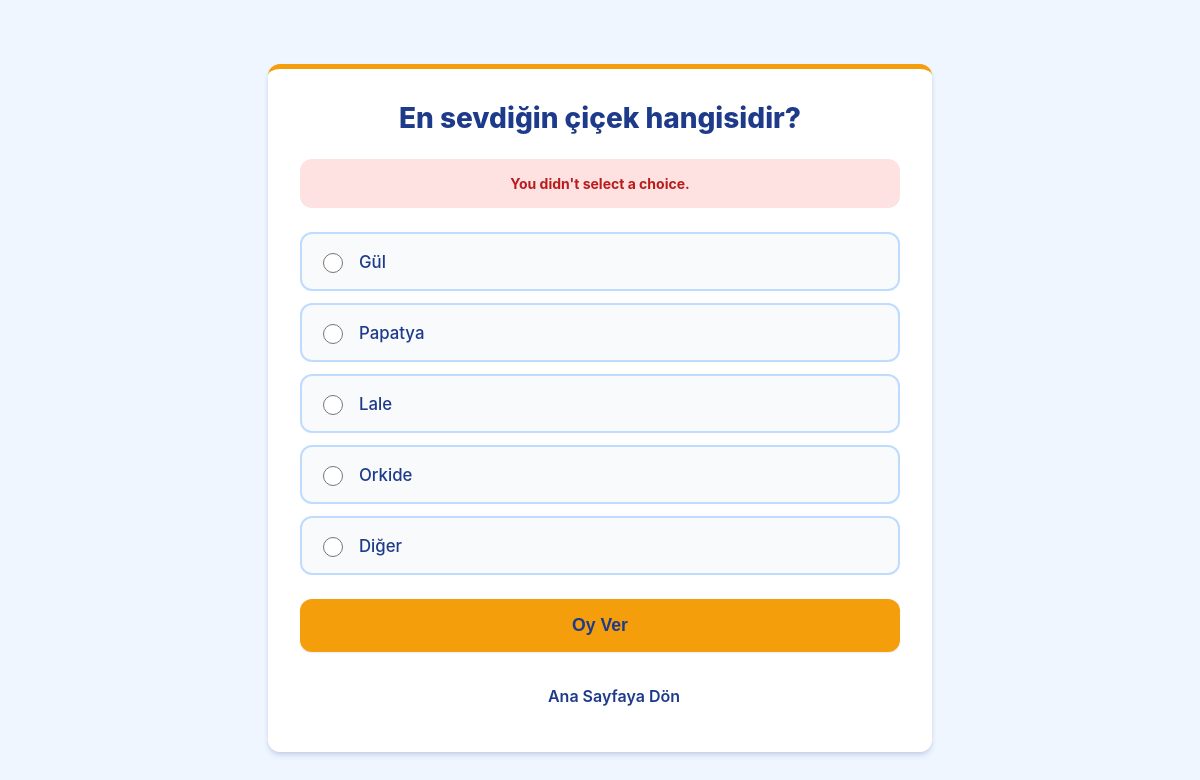
The page /polls/1/vote/ on the database its author committed.
### polls/models.py (models this page shows, shortened)
class Question(models.Model):
    question_text = models.CharField(max_length=200)
    pub_date = models.DateTimeField("date published")

class Choice(models.Model):
    question = models.ForeignKey(Question, on_delete=models.CASCADE)
    choice_text = models.CharField(max_length=200)
    votes = models.IntegerField(default=0)

### polls/views.py (the view)
# urls.py: path("<int:question_id>/vote/", views.vote, name="vote"),
def vote(request, question_id):
    question = get_object_or_404(Question, pk=question_id)
    try:
        selected_choice = question.choice_set.get(pk=request.POST["choice"])
    except (KeyError, Choice.DoesNotExist):
        return render(
            request,
            "polls/detail.html",
            {
                "question": question,
                "error_message": "You didn't select a choice.",
            },
        )
    else:
        selected_choice.votes = F("votes") + 1
        selected_choice.save()
        return HttpResponseRedirect(reverse("polls:results", args=(question.id,)))

### polls/templates/polls/detail.html (shortened to what this page needs)
{% load static %}
<!DOCTYPE html>
<html lang="tr">
<head>
    <link rel="stylesheet" href="{% static 'polls/style.css' %}">
</head>
<body>
    <div class="container">
        <h1>{{ question.question_text }}</h1>
        <form action="{% url 'polls:vote' question.id %}" method="post">
            {% if error_message %}
                <div class="error-message"><strong>{{ error_message }}</strong></div>
            {% endif %}
            <div class="choice-list">
                {% for choice in question.choice_set.all %}
                    <div class="choice-option">
                        <input type="radio" name="choice" id="choice{{ forloop.counter }}" value="{{ choice.id }}">
                        <label for="choice{{ forloop.counter }}">{{ choice.choice_text }}</label>
                    </div>
                {% endfor %}
            </div>
            <button type="submit" class="btn-submit">Oy Ver</button>
        </form>
        <br>
        <a href="{% url 'polls:index' %}" class="link-back">Ana Sayfaya Dön</a>
    </div>
</body>
</html>

### polls/static/polls/style.css (style rules this page uses)
:root { --primary-color: #f59e0b; --primary-hover: #d97706; --bg-color: #eff6ff; --card-bg: #ffffff; --text-main: #1e3a8a; --text-muted: #6b7280; --border-color: #bfdbfe; --shadow-sm: 0 1px 2px 0 rgba(30, 58, 138, 0.1); --shadow-md: 0 4px 6px -1px rgba(30, 58, 138, 0.15), 0 2px 4px -1px rgba(30, 58, 138, 0.1); --rounded-lg: 0.75rem; }
body { font-family: 'Inter', -apple-system, BlinkMacSystemFont, "Segoe UI", Roboto, Helvetica, Arial, sans-serif; background-color: var(--bg-color); color: var(--text-main); margin: 0; padding: 0; display: flex; justify-content: center; align-items: flex-start; min-height: 100vh; padding-top: 3rem; }
.container { width: 100%; max-width: 600px; background-color: var(--card-bg); border-radius: var(--rounded-lg); box-shadow: var(--shadow-md); padding: 2rem; margin: 1rem; border-top: 5px solid var(--primary-color); }
h1 { font-size: 1.75rem; font-weight: 800; margin-top: 0; margin-bottom: 1.5rem; color: var(--text-main); text-align: center; }
.choice-list { display: flex; flex-direction: column; gap: 0.75rem; margin-bottom: 1.5rem; }
.choice-option { position: relative; display: flex; align-items: center; padding: 1rem; border: 2px solid var(--border-color); border-radius: var(--rounded-lg); cursor: pointer; transition: all 0.2s; background-color: #f8fafc; }
.choice-option input[type="radio"] { width: 1.25rem; height: 1.25rem; margin-right: 1rem; accent-color: var(--primary-color); cursor: pointer; }
.choice-option label { flex-grow: 1; cursor: pointer; font-size: 1.05rem; font-weight: 500; }
.btn-submit { width: 100%; background-color: var(--primary-color); color: var(--text-main); border: none; padding: 1rem 1.5rem; font-size: 1.1rem; font-weight: 700; border-radius: var(--rounded-lg); cursor: pointer; transition: all 0.2s; box-shadow: var(--shadow-sm); }
.error-message { background-color: #fee2e2; color: #b91c1c; padding: 1rem; border-radius: var(--rounded-lg); margin-bottom: 1.5rem; font-size: 0.875rem; text-align: center; font-weight: bold; }
.link-back { display: inline-block; color: var(--text-main); text-decoration: none; font-weight: 600; text-align: center; width: 100%; padding: 0.75rem; border: 2px solid transparent; border-radius: var(--rounded-lg); transition: all 0.2s; }

### rows shown on the page
Question: question_text "En sevdiğin çiçek hangisidir?"
Choice: choice_text "Gül"
Choice: choice_text "Papatya"
Choice: choice_text "Lale"
Choice: choice_text "Orkide"
Choice: choice_text "Diğer"

### other values the page prints
{{ error_message }} "You didn't select a choice."
